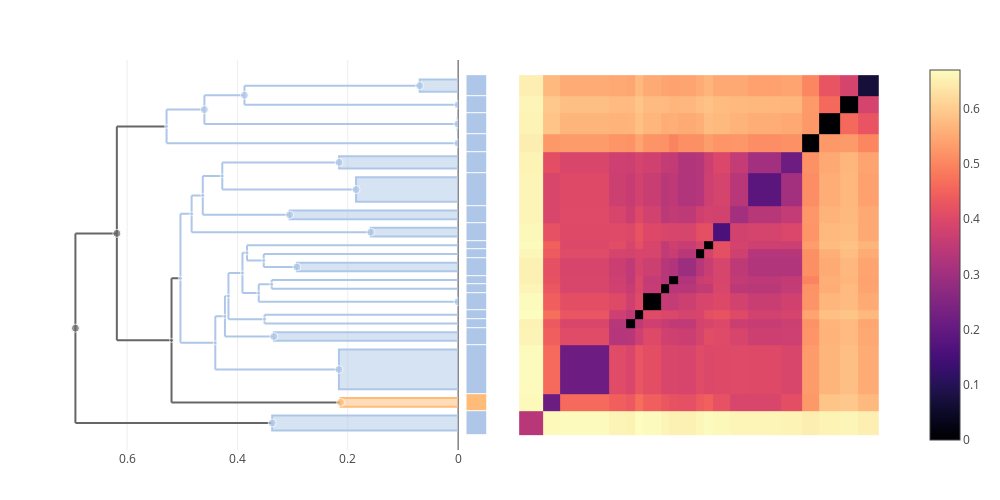

Write notebook code for a chart like this one.
### Markdown cell above
### cepacia/lata

### Code cell
trees["cepacia-lata"] = cluster_annotate(cdata, ["cepacia", "lata"])
plot(multi_clustermap(cdata, trees["cepacia-lata"]))

### Figure 1 — Plotly figure (JSON) as saved in the notebook; plotly's stock layout.template omitted (floating-point values rounded to 4 significant figures; data arrays with more than 128 entries replaced by an {"elided": "..."} marker saying what was removed)
{"data": [{"colorscale": {"elided": "256x2 mixed values"}, "type": "heatmap", "x": [0.5, 3.232, 5.232, 10.81, 12.81, 13.81, 14.81, 16.81, 17.81, 18.81, 20.81, 21.81, 22.81, 24.81, 26.81, 30.64, 33.06, 35.06, 37.47, 39.47, 41.89], "y": [0.5, 3.232, 5.232, 10.81, 12.81, 13.81, 14.81, 16.81, 17.81, 18.81, 20.81, 21.81, 22.81, 24.81, 26.81, 30.64, 33.06, 35.06, 37.47, 39.47, 41.89], "z": {"elided": "20x20 float values"}}, {"hoverinfo": "skip", "line": {"color": "#AEC7E8"}, "mode": "lines", "showlegend": false, "type": "scatter", "x": [0.4598, 0.4598, null, 0.4598, 0.0007505, null, 0.4598, 0.3873, null], "xaxis": "x2", "y": [36.26, 39.58, null, 36.26, 36.26, null, 39.58, 39.58, null], "yaxis": "y"}, {"hoverinfo": "skip", "line": {"color": "#AEC7E8"}, "mode": "lines", "showlegend": false, "type": "scatter", "x": [0.4226, 0.4226, null, 0.4226, 0.3339, null, 0.4226, 0.4163, null], "xaxis": "x2", "y": [11.81, 16.47, null, 11.81, 11.81, null, 16.47, 16.47, null], "yaxis": "y"}, {"hoverinfo": "skip", "line": {"color": "#AEC7E8"}, "mode": "lines", "showlegend": false, "type": "scatter", "x": [0.4275, 0.4275, null, 0.4275, 0.185, null, 0.4275, 0.2157, null], "xaxis": "x2", "y": [28.73, 31.85, null, 28.73, 28.73, null, 31.85, 31.85, null], "yaxis": "y"}, {"hoverinfo": "skip", "line": {"color": "#AEC7E8"}, "mode": "lines", "showlegend": false, "type": "scatter", "x": [0.3509, 0.3509, null, 0.3509, 0, null, 0.3509, 0, null], "xaxis": "x2", "y": [13.31, 14.31, null, 13.31, 13.31, null, 14.31, 14.31, null], "yaxis": "y"}, {"fill": "toself", "hoverinfo": "skip", "line": {"color": "#AEC7E8"}, "mode": "lines", "showlegend": false, "type": "scatter", "x": [0, 0.2923, 0.2923, 0], "xaxis": "x2", "y": [19.31, 19.31, 20.31, 20.31], "yaxis": "y"}, {"fill": "toself", "hoverinfo": "skip", "line": {"color": "#AEC7E8"}, "mode": "lines", "showlegend": false, "type": "scatter", "x": [0, 0.0697, 0.0697, 0], "xaxis": "x2", "y": [39.97, 39.97, 41.39, 41.39], "yaxis": "y"}, {"hoverinfo": "skip", "line": {"color": "#666666"}, "mode": "lines", "showlegend": false, "type": "scatter", "x": [0.5194, 0.5194, null, 0.5194, 0.213, null, 0.5194, 0.5032, null], "xaxis": "x2", "y": [4.232, 18.51, null, 4.232, 4.232, null, 18.51, 18.51, null], "yaxis": "y"}, {"fill": "toself", "hoverinfo": "skip", "line": {"color": "#AEC7E8"}, "mode": "lines", "showlegend": false, "type": "scatter", "x": [0, 0.1585, 0.1585, 0], "xaxis": "x2", "y": [23.31, 23.31, 24.31, 24.31], "yaxis": "y"}, {"hoverinfo": "skip", "line": {"color": "#AEC7E8"}, "mode": "lines", "showlegend": false, "type": "scatter", "x": [0.4628, 0.4628, null, 0.4628, 0.3054, null, 0.4628, 0.4275, null], "xaxis": "x2", "y": [25.81, 30.29, null, 25.81, 25.81, null, 30.29, 30.29, null], "yaxis": "y"}, {"hoverinfo": "skip", "line": {"color": "#666666"}, "mode": "lines", "showlegend": false, "type": "scatter", "x": [0.6936, 0.6936, null, 0.6936, 0.337, null, 0.6936, 0.6185, null], "xaxis": "x2", "y": [1.866, 23.68, null, 1.866, 1.866, null, 23.68, 23.68, null], "yaxis": "y"}, {"hoverinfo": "skip", "line": {"color": "#666666"}, "mode": "lines", "showlegend": false, "type": "scatter", "x": [0.6185, 0.6185, null, 0.6185, 0.5194, null, 0.6185, 0.5284, null], "xaxis": "x2", "y": [11.37, 35.99, null, 11.37, 11.37, null, 35.99, 35.99, null], "yaxis": "y"}, {"fill": "toself", "hoverinfo": "skip", "line": {"color": "#FFBB78"}, "mode": "lines", "showlegend": false, "type": "scatter", "x": [0, 0.213, 0.213, 0], "xaxis": "x2", "y": [3.732, 3.732, 4.732, 4.732], "yaxis": "y"}, {"hoverinfo": "skip", "line": {"color": "#AEC7E8"}, "mode": "lines", "showlegend": false, "type": "scatter", "x": [0.5284, 0.5284, null, 0.5284, 0.0003831, null, 0.5284, 0.4598, null], "xaxis": "x2", "y": [34.06, 37.92, null, 34.06, 34.06, null, 37.92, 37.92, null], "yaxis": "y"}, {"fill": "toself", "hoverinfo": "skip", "line": {"color": "#AEC7E8"}, "mode": "lines", "showlegend": false, "type": "scatter", "x": [0, 0.0007505, 0.0007505, 0], "xaxis": "x2", "y": [35.56, 35.56, 36.97, 36.97], "yaxis": "y"}, {"fill": "toself", "hoverinfo": "skip", "line": {"color": "#AEC7E8"}, "mode": "lines", "showlegend": false, "type": "scatter", "x": [0, 0.0003831, 0.0003831, 0], "xaxis": "x2", "y": [33.56, 33.56, 34.56, 34.56], "yaxis": "y"}, {"hoverinfo": "skip", "line": {"color": "#AEC7E8"}, "mode": "lines", "showlegend": false, "type": "scatter", "x": [0.3909, 0.3909, null, 0.3909, 0.3614, null, 0.3909, 0.3826, null], "xaxis": "x2", "y": [16.81, 21.44, null, 16.81, 16.81, null, 21.44, 21.44, null], "yaxis": "y"}, {"hoverinfo": "skip", "line": {"color": "#AEC7E8"}, "mode": "lines", "showlegend": false, "type": "scatter", "x": [0.4401, 0.4401, null, 0.4401, 0.2161, null, 0.4401, 0.4226, null], "xaxis": "x2", "y": [8.023, 14.14, null, 8.023, 8.023, null, 14.14, 14.14, null], "yaxis": "y"}, {"hoverinfo": "skip", "line": {"color": "#AEC7E8"}, "mode": "lines", "showlegend": false, "type": "scatter", "x": [0.3614, 0.3614, null, 0.3614, 0.0002841, null, 0.3614, 0.3379, null], "xaxis": "x2", "y": [15.81, 17.81, null, 15.81, 15.81, null, 17.81, 17.81, null], "yaxis": "y"}, {"fill": "toself", "hoverinfo": "skip", "line": {"color": "#AEC7E8"}, "mode": "lines", "showlegend": false, "type": "scatter", "x": [0, 0.185, 0.185, 0], "xaxis": "x2", "y": [27.31, 27.31, 30.14, 30.14], "yaxis": "y"}, {"fill": "toself", "hoverinfo": "skip", "line": {"color": "#AEC7E8"}, "mode": "lines", "showlegend": false, "type": "scatter", "x": [0, 0.3054, 0.3054, 0], "xaxis": "x2", "y": [25.31, 25.31, 26.31, 26.31], "yaxis": "y"}, {"hoverinfo": "skip", "line": {"color": "#AEC7E8"}, "mode": "lines", "showlegend": false, "type": "scatter", "x": [0.3873, 0.3873, null, 0.3873, 9.246e-05, null, 0.3873, 0.0697, null], "xaxis": "x2", "y": [38.47, 40.68, null, 38.47, 38.47, null, 40.68, 40.68, null], "yaxis": "y"}, {"hoverinfo": "skip", "line": {"color": "#AEC7E8"}, "mode": "lines", "showlegend": false, "type": "scatter", "x": [0.5032, 0.5032, null, 0.5032, 0.4401, null, 0.5032, 0.483, null], "xaxis": "x2", "y": [11.08, 25.93, null, 11.08, 11.08, null, 25.93, 25.93, null], "yaxis": "y"}, {"fill": "toself", "hoverinfo": "skip", "line": {"color": "#AEC7E8"}, "mode": "lines", "showlegend": false, "type": "scatter", "x": [0, 0.3339, 0.3339, 0], "xaxis": "x2", "y": [11.31, 11.31, 12.31, 12.31], "yaxis": "y"}, {"fill": "toself", "hoverinfo": "skip", "line": {"color": "#AEC7E8"}, "mode": "lines", "showlegend": false, "type": "scatter", "x": [0, 0.0002841, 0.0002841, 0], "xaxis": "x2", "y": [15.31, 15.31, 16.31, 16.31], "yaxis": "y"}, {"hoverinfo": "skip", "line": {"color": "#AEC7E8"}, "mode": "lines", "showlegend": false, "type": "scatter", "x": [0.4163, 0.4163, null, 0.4163, 0.3509, null, 0.4163, 0.3909, null], "xaxis": "x2", "y": [13.81, 19.13, null, 13.81, 13.81, null, 19.13, 19.13, null], "yaxis": "y"}, {"hoverinfo": "skip", "line": {"color": "#AEC7E8"}, "mode": "lines", "showlegend": false, "type": "scatter", "x": [0.3826, 0.3826, null, 0.3826, 0.3523, null, 0.3826, 0, null], "xaxis": "x2", "y": [20.56, 22.31, null, 20.56, 20.56, null, 22.31, 22.31, null], "yaxis": "y"}, {"fill": "toself", "hoverinfo": "skip", "line": {"color": "#AEC7E8"}, "mode": "lines", "showlegend": false, "type": "scatter", "x": [0, 0.337, 0.337, 0], "xaxis": "x2", "y": [1, 1, 2.732, 2.732], "yaxis": "y"}, {"hoverinfo": "skip", "line": {"color": "#AEC7E8"}, "mode": "lines", "showlegend": false, "type": "scatter", "x": [0.483, 0.483, null, 0.483, 0.1585, null, 0.483, 0.4628, null], "xaxis": "x2", "y": [23.81, 28.05, null, 23.81, 23.81, null, 28.05, 28.05, null], "yaxis": "y"}, {"hoverinfo": "skip", "line": {"color": "#AEC7E8"}, "mode": "lines", "showlegend": false, "type": "scatter", "x": [0.3379, 0.3379, null, 0.3379, 0, null, 0.3379, 0, null], "xaxis": "x2", "y": [17.31, 18.31, null, 17.31, 17.31, null, 18.31, 18.31, null], "yaxis": "y"}, {"fill": "toself", "hoverinfo": "skip", "line": {"color": "#AEC7E8"}, "mode": "lines", "showlegend": false, "type": "scatter", "x": [0, 9.246e-05, 9.246e-05, 0], "xaxis": "x2", "y": [37.97, 37.97, 38.97, 38.97], "yaxis": "y"}, {"fill": "toself", "hoverinfo": "skip", "line": {"color": "#AEC7E8"}, "mode": "lines", "showlegend": false, "type": "scatter", "x": [0, 0.2161, 0.2161, 0], "xaxis": "x2", "y": [5.732, 5.732, 10.31, 10.31], "yaxis": "y"}, {"hoverinfo": "skip", "line": {"color": "#AEC7E8"}, "mode": "lines", "showlegend": false, "type": "scatter", "x": [0.3523, 0.3523, null, 0.3523, 0.2923, null, 0.3523, 0, null], "xaxis": "x2", "y": [19.81, 21.31, null, 19.81, 19.81, null, 21.31, 21.31, null], "yaxis": "y"}, {"fill": "toself", "hoverinfo": "skip", "line": {"color": "#AEC7E8"}, "mode": "lines", "showlegend": false, "type": "scatter", "x": [0, 0.2157, 0.2157, 0], "xaxis": "x2", "y": [31.14, 31.14, 32.56, 32.56], "yaxis": "y"}, {"customdata": [[124, 8, "cepacia"], [121, 12, "cepacia"], [122, 12, "cepacia"], [114, 2, "cepacia"], [109, 2, "cepacia"], [101, 3, "cepacia"], [128, 52, "(mixed)"], [102, 2, "cepacia"], [125, 14, "cepacia"], [131, 66, "(mixed)"], [130, 62, "(mixed)"], [104, 2, "lata"], [129, 10, "cepacia"], [84, 3, "cepacia"], [73, 2, "cepacia"], [119, 8, "cepacia"], [123, 34, "cepacia"], [116, 4, "cepacia"], [103, 9, "cepacia"], [110, 2, "cepacia"], [118, 5, "cepacia"], [127, 50, "cepacia"], [111, 2, "cepacia"], [71, 2, "cepacia"], [120, 10, "cepacia"], [117, 4, "cepacia"], [112, 4, "cepacia"], [126, 16, "cepacia"], [113, 2, "cepacia"], [67, 2, "cepacia"], [106, 22, "cepacia"], [115, 3, "cepacia"], [105, 3, "cepacia"]], "hovertemplate": "ID: %{customdata[0]}<br>\nHeight: %{x:.3f}<br>\nGenome count: %{customdata[1]}\n<br>\n%{customdata[2]}\n<extra></extra>", "marker": {"color": ["#AEC7E8", "#AEC7E8", "#AEC7E8", "#AEC7E8", "#AEC7E8", "#AEC7E8", "#666666", "#AEC7E8", "#AEC7E8", "#666666", "#666666", "#FFBB78", "#AEC7E8", "#AEC7E8", "#AEC7E8", "#AEC7E8", "#AEC7E8", "#AEC7E8", "#AEC7E8", "#AEC7E8", "#AEC7E8", "#AEC7E8", "#AEC7E8", "#AEC7E8", "#AEC7E8", "#AEC7E8", "#AEC7E8", "#AEC7E8", "#AEC7E8", "#AEC7E8", "#AEC7E8", "#AEC7E8", "#AEC7E8"], "size": [8, 4, 4, 4, 8, 8, 4, 8, 4, 8, 8, 8, 4, 8, 8, 4, 4, 4, 8, 8, 8, 4, 8, 8, 4, 4, 8, 4, 4, 8, 8, 4, 8]}, "mode": "markers", "showlegend": false, "type": "scatter", "x": [0.4598, 0.4226, 0.4275, 0.3509, 0.2923, 0.0697, 0.5194, 0.1585, 0.4628, 0.6936, 0.6185, 0.213, 0.5284, 0.0007505, 0.0003831, 0.3909, 0.4401, 0.3614, 0.185, 0.3054, 0.3873, 0.5032, 0.3339, 0.0002841, 0.4163, 0.3826, 0.337, 0.483, 0.3379, 9.246e-05, 0.2161, 0.3523, 0.2157], "xaxis": "x2", "y": [37.92, 14.14, 30.29, 13.81, 19.81, 40.68, 11.37, 23.81, 28.05, 12.77, 23.68, 4.232, 35.99, 36.26, 34.06, 19.13, 11.08, 16.81, 28.73, 25.81, 39.58, 18.51, 11.81, 15.81, 16.47, 21.44, 1.866, 25.93, 17.81, 38.47, 8.023, 20.56, 31.85], "yaxis": "y"}, {"colorscale": [[0, "#666666"], [0.1, "#AEC7E8"], [0.2, "#FFBB78"], [0.3, "#98DF8A"], [0.4, "#FF9896"], [0.5, "#C5B0D5"], [0.6, "#C49C94"], [0.7, "#F7B6D2"], [0.8, "#C7C7C7"], [0.9, "#DBDB8D"], [1, "#9EDAE5"]], "customdata": [[["ID 112", "cepacia"]], [["ID 104", "lata"]], [["ID 106", "cepacia"]], [["ID 111", "cepacia"]], [["Genome 36", "cepacia"]], [["Genome 58", "cepacia"]], [["ID 71", "cepacia"]], [["Genome 23", "cepacia"]], [["Genome 57", "cepacia"]], [["ID 109", "cepacia"]], [["Genome 59", "cepacia"]], [["Genome 5", "cepacia"]], [["ID 102", "cepacia"]], [["ID 110", "cepacia"]], [["ID 103", "cepacia"]], [["ID 105", "cepacia"]], [["ID 73", "cepacia"]], [["ID 84", "cepacia"]], [["ID 67", "cepacia"]], [["ID 101", "cepacia"]]], "hovertemplate": "%{customdata[0]} <br>\n%{customdata[1]}\n<extra></extra>\n", "showscale": false, "type": "heatmap", "xaxis": "x3", "y": [0.5, 3.232, 5.232, 10.81, 12.81, 13.81, 14.81, 16.81, 17.81, 18.81, 20.81, 21.81, 22.81, 24.81, 26.81, 30.64, 33.06, 35.06, 37.47, 39.47, 41.89], "ygap": 1, "z": [[1], [2], [1], [1], [1], [1], [1], [1], [1], [1], [1], [1], [1], [1], [1], [1], [1], [1], [1], [1]], "zmax": 10, "zmin": 0}], "layout": {"height": 500, "hovermode": "closest", "margin": {"b": 50, "l": 50, "r": 50, "t": 60}, "showlegend": false, "width": 1000, "xaxis": {"constrain": "domain", "domain": [0.5215, 1], "scaleanchor": "y", "visible": false}, "xaxis2": {"autorange": "reversed", "domain": [0, 0.4785], "rangemode": "nonnegative"}, "xaxis3": {"domain": [0.488, 0.512], "fixedrange": true, "visible": false}, "yaxis": {"scaleanchor": "x", "visible": false}}}
